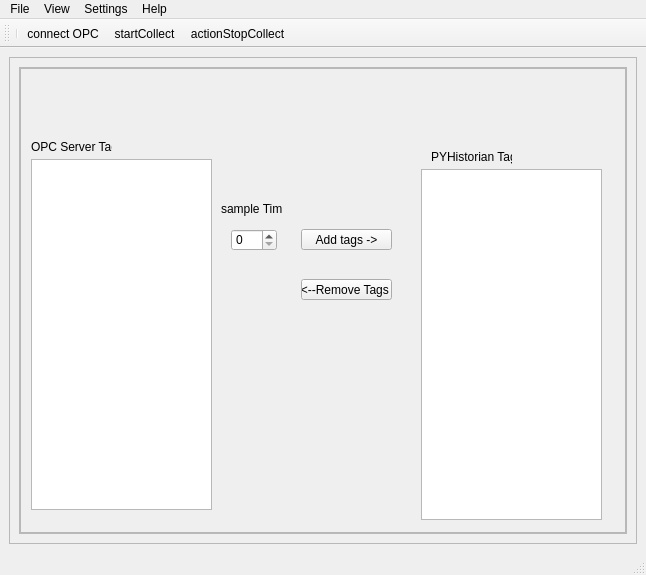
<?xml version="1.0" encoding="UTF-8"?>
<ui version="4.0">
 <class>PHistorianUI</class>
 <widget class="QMainWindow" name="PHistorianUI">
  <property name="geometry">
   <rect>
    <x>0</x>
    <y>0</y>
    <width>646</width>
    <height>575</height>
   </rect>
  </property>
  <property name="windowTitle">
   <string>PYHistoiran</string>
  </property>
  <property name="statusTip">
   <string>Not Connected</string>
  </property>
  <widget class="QWidget" name="centralwidget">
   <layout class="QHBoxLayout" name="horizontalLayout">
    <item>
     <widget class="QScrollArea" name="scrollArea">
      <property name="widgetResizable">
       <bool>true</bool>
      </property>
      <widget class="QWidget" name="scrollAreaWidgetContents">
       <property name="geometry">
        <rect>
         <x>0</x>
         <y>0</y>
         <width>624</width>
         <height>483</height>
        </rect>
       </property>
       <layout class="QHBoxLayout" name="horizontalLayout_2">
        <item>
         <widget class="QScrollArea" name="scrollArea_2">
          <property name="widgetResizable">
           <bool>true</bool>
          </property>
          <widget class="QWidget" name="scrollAreaWidgetContents_2">
           <property name="geometry">
            <rect>
             <x>0</x>
             <y>0</y>
             <width>602</width>
             <height>461</height>
            </rect>
           </property>
           <widget class="QListWidget" name="listWidgetTagList">
            <property name="geometry">
             <rect>
              <x>10</x>
              <y>90</y>
              <width>181</width>
              <height>351</height>
             </rect>
            </property>
           </widget>
           <widget class="QListWidget" name="listWidgetTagList_2">
            <property name="geometry">
             <rect>
              <x>400</x>
              <y>100</y>
              <width>181</width>
              <height>351</height>
             </rect>
            </property>
           </widget>
           <widget class="QSpinBox" name="spinBoxSampleTime">
            <property name="geometry">
             <rect>
              <x>210</x>
              <y>160</y>
              <width>46</width>
              <height>22</height>
             </rect>
            </property>
           </widget>
           <widget class="QLabel" name="labelOPCServersList">
            <property name="geometry">
             <rect>
              <x>200</x>
              <y>130</y>
              <width>61</width>
              <height>20</height>
             </rect>
            </property>
            <property name="text">
             <string>sample Time</string>
            </property>
           </widget>
           <widget class="QLabel" name="label">
            <property name="geometry">
             <rect>
              <x>10</x>
              <y>70</y>
              <width>81</width>
              <height>16</height>
             </rect>
            </property>
            <property name="text">
             <string>OPC Server Tags</string>
            </property>
           </widget>
           <widget class="QPushButton" name="pushButton">
            <property name="geometry">
             <rect>
              <x>280</x>
              <y>160</y>
              <width>91</width>
              <height>21</height>
             </rect>
            </property>
            <property name="text">
             <string>Add tags -&gt;</string>
            </property>
           </widget>
           <widget class="QPushButton" name="pushButton_2">
            <property name="geometry">
             <rect>
              <x>280</x>
              <y>210</y>
              <width>91</width>
              <height>21</height>
             </rect>
            </property>
            <property name="text">
             <string>&lt;--Remove Tags </string>
            </property>
           </widget>
           <widget class="QLabel" name="label_2">
            <property name="geometry">
             <rect>
              <x>400</x>
              <y>70</y>
              <width>81</width>
              <height>16</height>
             </rect>
            </property>
            <property name="text">
             <string>OPC Server Tags</string>
            </property>
           </widget>
           <widget class="QScrollArea" name="scrollArea_3">
            <property name="geometry">
             <rect>
              <x>0</x>
              <y>0</y>
              <width>606</width>
              <height>465</height>
             </rect>
            </property>
            <property name="widgetResizable">
             <bool>true</bool>
            </property>
            <widget class="QWidget" name="scrollAreaWidgetContents_3">
             <property name="geometry">
              <rect>
               <x>0</x>
               <y>0</y>
               <width>602</width>
               <height>461</height>
              </rect>
             </property>
             <widget class="QListWidget" name="listWidgetTagList_3">
              <property name="geometry">
               <rect>
                <x>10</x>
                <y>90</y>
                <width>181</width>
                <height>351</height>
               </rect>
              </property>
             </widget>
             <widget class="QListWidget" name="listWidgetTagList_4">
              <property name="geometry">
               <rect>
                <x>400</x>
                <y>100</y>
                <width>181</width>
                <height>351</height>
               </rect>
              </property>
             </widget>
             <widget class="QSpinBox" name="spinBoxSampleTime_2">
              <property name="geometry">
               <rect>
                <x>210</x>
                <y>160</y>
                <width>46</width>
                <height>22</height>
               </rect>
              </property>
             </widget>
             <widget class="QLabel" name="labelOPCServersList_2">
              <property name="geometry">
               <rect>
                <x>200</x>
                <y>130</y>
                <width>61</width>
                <height>20</height>
               </rect>
              </property>
              <property name="text">
               <string>sample Time</string>
              </property>
             </widget>
             <widget class="QLabel" name="label_3">
              <property name="geometry">
               <rect>
                <x>10</x>
                <y>70</y>
                <width>81</width>
                <height>16</height>
               </rect>
              </property>
              <property name="text">
               <string>OPC Server Tags</string>
              </property>
             </widget>
             <widget class="QPushButton" name="pushButton_3">
              <property name="geometry">
               <rect>
                <x>280</x>
                <y>160</y>
                <width>91</width>
                <height>21</height>
               </rect>
              </property>
              <property name="text">
               <string>Add tags -&gt;</string>
              </property>
             </widget>
             <widget class="QPushButton" name="pushButton_4">
              <property name="geometry">
               <rect>
                <x>280</x>
                <y>210</y>
                <width>91</width>
                <height>21</height>
               </rect>
              </property>
              <property name="text">
               <string>&lt;--Remove Tags </string>
              </property>
             </widget>
             <widget class="QLabel" name="label_4">
              <property name="geometry">
               <rect>
                <x>410</x>
                <y>80</y>
                <width>81</width>
                <height>16</height>
               </rect>
              </property>
              <property name="text">
               <string>PYHistorian Tags</string>
              </property>
             </widget>
            </widget>
           </widget>
           <zorder>listWidgetTagList</zorder>
           <zorder>scrollArea</zorder>
           <zorder>listWidgetTagList_2</zorder>
           <zorder>spinBoxSampleTime</zorder>
           <zorder>labelOPCServersList</zorder>
           <zorder>label</zorder>
           <zorder>pushButton</zorder>
           <zorder>pushButton_2</zorder>
           <zorder>label_2</zorder>
           <zorder>scrollArea_3</zorder>
          </widget>
         </widget>
        </item>
       </layout>
      </widget>
     </widget>
    </item>
   </layout>
  </widget>
  <widget class="QMenuBar" name="menubar">
   <property name="geometry">
    <rect>
     <x>0</x>
     <y>0</y>
     <width>646</width>
     <height>18</height>
    </rect>
   </property>
   <widget class="QMenu" name="menuFile">
    <property name="title">
     <string>File</string>
    </property>
    <addaction name="actionStartCollect"/>
   </widget>
   <widget class="QMenu" name="menuView">
    <property name="title">
     <string>View</string>
    </property>
    <addaction name="actionOPC_Servers"/>
   </widget>
   <widget class="QMenu" name="menuHelp">
    <property name="title">
     <string>Help</string>
    </property>
   </widget>
   <widget class="QMenu" name="menuSettings">
    <property name="title">
     <string>Settings</string>
    </property>
    <addaction name="actionOPC_Server_Settings"/>
   </widget>
   <addaction name="menuFile"/>
   <addaction name="menuView"/>
   <addaction name="menuSettings"/>
   <addaction name="menuHelp"/>
  </widget>
  <widget class="QStatusBar" name="statusbar"/>
  <widget class="QToolBar" name="toolBar">
   <property name="windowTitle">
    <string>toolBar</string>
   </property>
   <attribute name="toolBarArea">
    <enum>TopToolBarArea</enum>
   </attribute>
   <attribute name="toolBarBreak">
    <bool>true</bool>
   </attribute>
   <addaction name="separator"/>
   <addaction name="actionConnect"/>
   <addaction name="actionStartCollect"/>
   <addaction name="actionActionStopCollect"/>
  </widget>
  <action name="actionStartCollect">
   <property name="icon">
    <iconset>
     <normaloff>Start-256.png</normaloff>Start-256.png</iconset>
   </property>
   <property name="text">
    <string>startCollect</string>
   </property>
   <property name="toolTip">
    <string>start Dat Collection</string>
   </property>
  </action>
  <action name="actionActionStopCollect">
   <property name="icon">
    <iconset>
     <normaloff>Stop-64.png</normaloff>Stop-64.png</iconset>
   </property>
   <property name="text">
    <string>actionStopCollect</string>
   </property>
  </action>
  <action name="actionOPC_Servers">
   <property name="text">
    <string>OPC Servers</string>
   </property>
  </action>
  <action name="actionConnect">
   <property name="icon">
    <iconset>
     <normaloff>//tsclient/C/Users/40003845/Downloads/Actions-network-connect-icon.png</normaloff>//tsclient/C/Users/40003845/Downloads/Actions-network-connect-icon.png</iconset>
   </property>
   <property name="text">
    <string>connect OPC</string>
   </property>
  </action>
  <action name="actionOPC_Server_Settings">
   <property name="text">
    <string>OPC Server Settings</string>
   </property>
  </action>
 </widget>
 <resources>
  <include location="Phistorianresources.qrc"/>
 </resources>
 <connections/>
</ui>
